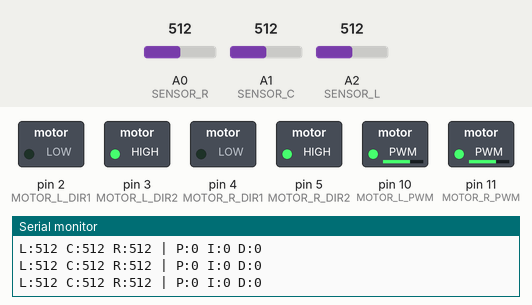
A sketch run on a simulated Arduino Uno, built with avr-gcc and run on an emulated ATmega328P. On the bench: switched loads named in the sketch (green lamp = pin HIGH), the last lines printed to the serial monitor. Inputs (shaded band) come from the test bench; at power-on: A2 (SENSOR_L) = 512, A1 (SENSOR_C) = 512, A0 (SENSOR_R) = 512.

Above: at 1.8 s.
1.9 s: A2 (SENSOR_L) set to 465
4.9 s: A2 (SENSOR_L) set to 440
At 6.1 s:
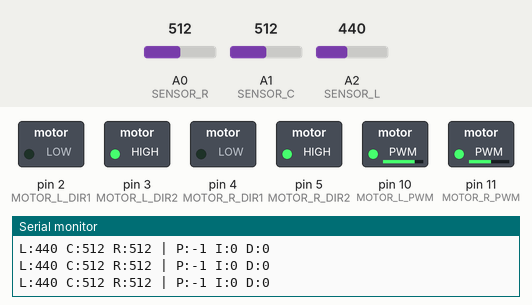
6.4 s: A1 (SENSOR_C) set to 458
9.4 s: A1 (SENSOR_C) set to 442
At 10.7 s:
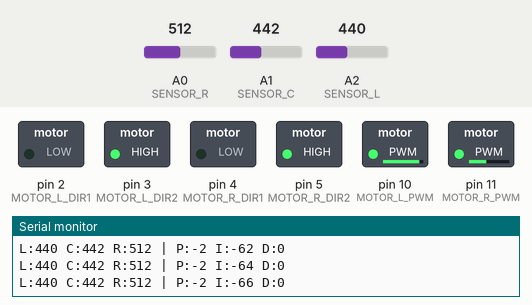
12.4 s: A0 (SENSOR_R) set to 462
15.4 s: A0 (SENSOR_R) set to 437
At 21.29 s:
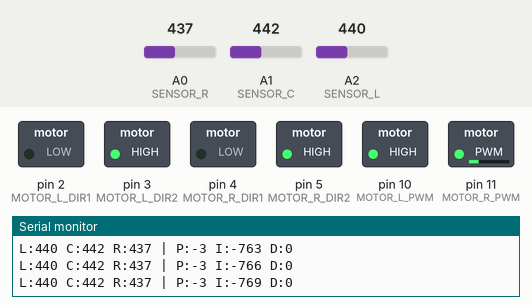
Timing chart, 0 to 21.5 s (numbered marks = the images above; inputs shaded):
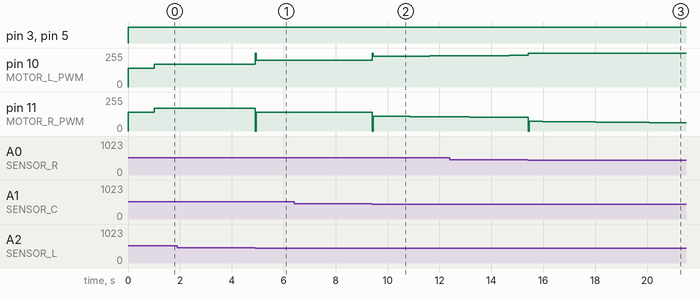

Measured:
- the behaviour switches between 451 and 450 on A0 (SENSOR_R) (found by bisection; images 2 and 3)
- after the input at 4.9 s, pin 10 (MOTOR_L_PWM): 170/255 → 200/255 at once; pin 11 (MOTOR_R_PWM): 170/255 → 140/255 at once
- after the input at 9.4 s, pin 10 (MOTOR_L_PWM): moves from 200/255 to 234/255 over 3.0 s, starting at once; pin 11 (MOTOR_R_PWM): moves from 140/255 to 106/255 over 3.0 s, starting at once

The sketch:

circuit_simple.ino
```cpp
#include <Arduino.h>

const int SENSOR_L = A2;
const int SENSOR_C = A1;
const int SENSOR_R = A0;
const int MOTOR_L_PWM = 10;
const int MOTOR_L_DIR1 = 2;
const int MOTOR_L_DIR2 = 3;
const int MOTOR_R_PWM = 11;
const int MOTOR_R_DIR1 = 4;
const int MOTOR_R_DIR2 = 5;

void setup()
{
    Serial.begin(9600);
    pinMode(MOTOR_L_PWM, OUTPUT);
    pinMode(MOTOR_L_DIR1, OUTPUT);
    pinMode(MOTOR_L_DIR2, OUTPUT);
    pinMode(MOTOR_R_PWM, OUTPUT);
    pinMode(MOTOR_R_DIR1, OUTPUT);
    pinMode(MOTOR_R_DIR2, OUTPUT);
}
const int SENSOR_THRESHOLD = 450;
// マイナスなら左,プラスなら右に寄っている
int p = 0;
long long i = 0;
int d = 0;

int rawL = 0;
int rawC = 1024;
int rawR = 0;

int wasRight = 0;
int prevError = 0;

const int basePower = 170;

const int Kp = 30;
const int KiInverse = 40;
const int Kd = 250;

int calcPowerL()
{
    long long calced = Kp * p + i / KiInverse + Kd * d;
    long long power = basePower - calced;
    if (power < 0)
        power = 0;
    if (power > 255)
        power = 255;
    return power;
}

int calcPowerR()
{
    long long calced = Kp * p + i / KiInverse + Kd * d;
    long long power = basePower + calced;
    if (power < 0)
        power = 0;
    if (power > 255)
        power = 255;
    return power;
}

void readSensor()
{
    rawL = analogRead(SENSOR_L);
    rawC = analogRead(SENSOR_C);
    rawR = analogRead(SENSOR_R);
}
bool resetIntegral = false;

void updatePID(int error)
{
    p = error;
    i += error;
    if (resetIntegral)
    {
        i = 0;
        resetIntegral = false;
    }
    d = (error - prevError);
    prevError = error;
}

int calcError()
{
    int isLBlack = rawL > SENSOR_THRESHOLD;
    int isCBlack = rawC > SENSOR_THRESHOLD;
    int isRBlack = rawR > SENSOR_THRESHOLD;
    resetIntegral = isCBlack;

    int sum = isLBlack + isCBlack + isRBlack;
    if (sum == 0)
    {
        return wasRight * 3;
    }

    // WBW -> 2/1 * 0 = 0
    // WBB -> 2/2 * -1 = -1 BBW-> 2/2 * 1 = 1
    // WWB -> 2/1 * -1 = -2 BWW-> 2/1 * 1 = 2
    int val = 2 / sum * (isLBlack - isRBlack);

    if (val > 0)
        wasRight = 1;
    else if (val < 0)
        wasRight = -1;

    return val;
}

void setMotor(int speedL, int speedR)
{
    digitalWrite(MOTOR_L_DIR1, LOW);
    digitalWrite(MOTOR_L_DIR2, HIGH);

    digitalWrite(MOTOR_R_DIR1, LOW);
    digitalWrite(MOTOR_R_DIR2, HIGH);

    analogWrite(MOTOR_L_PWM, speedL);
    analogWrite(MOTOR_R_PWM, speedR);
}

void loop()
{
    if (millis() < 1000)
    {
        // Fixed output for the first second of operation
        setMotor(140, 140);
        return;
    }

    Serial.print("L:");
    Serial.print(rawL);
    Serial.print(" C:");
    Serial.print(rawC);
    Serial.print(" R:");
    Serial.print(rawR);
    Serial.print(" | P:");
    Serial.print(p);
    Serial.print(" I:");
    Serial.print((int)i);
    Serial.print(" D:");
    Serial.print(d);
    Serial.println();

    readSensor();
    long long error = calcError();
    updatePID(error);
    int speedL = calcPowerL();
    int speedR = calcPowerR();

    setMotor(speedL, speedR);
}
```
